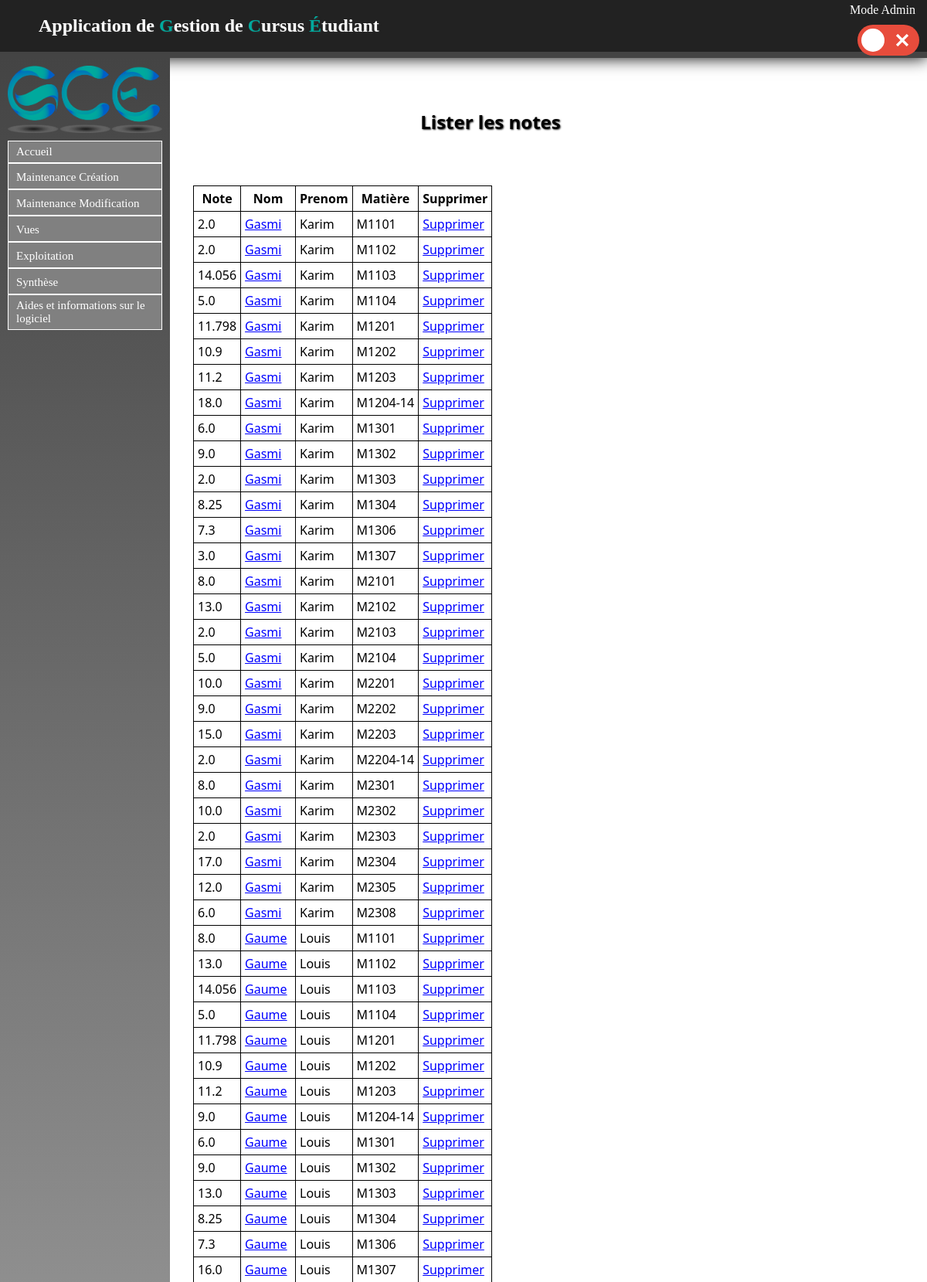
Page /Note/listernotes (upper part) on the committed database.
### Note/models.py (models this page shows, shortened)
class Note(models.Model):
	valeur = models.FloatField()
	etudiant = models.ForeignKey(Etu, null=False)
	instance_semestre = models.ForeignKey(InstanceSemestre, null=False)
	matiere = models.ForeignKey(Matiere, null=False)

### Etudiant/models.py (models this page shows, shortened)
class Etu(models.Model):
	nom = models.CharField(max_length=30, null=False)
	prenom = models.CharField(max_length=30, null=False)
	apogee = models.IntegerField(null=True)
	date_naissance = models.CharField(max_length=100,null=True)
	sexe = models.CharField(max_length=1, null=True)
	adresse = models.CharField(max_length=100, null=True)
	ine = models.CharField(max_length=100, null=True)
	adresse_parents = models.CharField(max_length=100, null=True)
	tel = models.IntegerField(null=True)
	tel_par = models.IntegerField(null=True)
	lieu_naissance = models.CharField(max_length=100, null=True)
	nationalite = models.CharField(max_length=100, null=True)
	situation_familiale = models.CharField(max_length=100, null=True)
	situation_militaire = models.CharField(max_length=100, null=True)
	cate_socio_pro_chef_famille = models.CharField(max_length=100, null=True)
	cate_socio_pro_autre_parent = models.CharField(max_length=100, null=True)
	aide_financiere = models.CharField(max_length=100, null=True)
	bourse = models.CharField(max_length=100, null=True)

### Matiere/models.py (models this page shows, shortened)
class Matiere(models.Model):
	intitule = models.CharField(max_length=30,null=False)
	code_ppn = models.CharField(max_length=30,null=False)
	code_apogee = models.CharField(max_length=30,null=False)
	coefficient = models.FloatField(default=1.0)
	ue = models.ForeignKey('UE.ue', null=True)

### Note/views.py (the view)
def listernotes(request):
	notes = Note.objects.all().order_by('etudiant__nom')
	return render(request, 'contenu_html/listernotes.html',{'notes': notes})

### Note/templates/contenu_html/listernotes.html (shortened to what this page needs)
{% extends "templates/base.html" %}
{% block content %}
<h1>Lister les notes</h1>
{% if not notes %}
	<p>Il faut importer les notes avant de pouvoir les faire afficher</p>
{% else %}
	<table style="border:1px solid black; border-collapse : collapse;">
	<tr>
		<th style="border:1px solid black;">Note</th>
		<th style="border:1px solid black;">Nom</th>
		<th style="border:1px solid black;">Prenom</th>
		<th style="border:1px solid black;">Matière</th>
		<th style="border:1px solid black;">Supprimer</th>
	</tr>
{% endif %}
{% for note in notes %}
	<tr>
		<td style="border:1px solid black;">{{ note.valeur }}</td>
		<td style="border:1px solid black;"><a href="/Etudiant/listeretu/{{ note.etudiant_id }}">{{ note.etudiant.nom }}</a></td>
		<td style="border:1px solid black;">{{ note.etudiant.prenom }}</td>
		<td style="border:1px solid black;">{{ note.matiere.intitule }}</td>
		<td style="border:1px solid black;"><a href="supprnote/{{ note.etudiant.id }}">Supprimer</a></td>
	</tr>
{% endfor %}
</table>
{% endblock %}

### static/css/stylesheet.css (style rules this page uses)
a { color:#222222; text-decoration: none; }
table a { color: blue; text-decoration: underline; }
html,body { height: 100%; }
body { font-family: "Segoe UI", Verdana, serif; font-size:12pt; margin:0; padding:0; }
h1 { text-shadow:1px 1px 2px #333333; text-align: left; color:white; margin-left: 50px; font-size: 1.5em; display: inline-block; }
table { border:1px solid black; border-collapse : collapse; }
#main h1 { color: black; }
table { margin: 50px 50px 50px 50px; }
td, th { padding: 5px; border:1px solid black; }

### rows in the picture
Note: valeur "2.0", etudiant.nom "Gasmi", etudiant.prenom "Karim", matiere.intitule "M1101"
Note: valeur "2.0", etudiant.nom "Gasmi", etudiant.prenom "Karim", matiere.intitule "M1102"
Note: valeur "14.056", etudiant.nom "Gasmi", etudiant.prenom "Karim", matiere.intitule "M1103"
Note: valeur "5.0", etudiant.nom "Gasmi", etudiant.prenom "Karim", matiere.intitule "M1104"
Note: valeur "11.798", etudiant.nom "Gasmi", etudiant.prenom "Karim", matiere.intitule "M1201"
Note: valeur "10.9", etudiant.nom "Gasmi", etudiant.prenom "Karim", matiere.intitule "M1202"
Note: valeur "11.2", etudiant.nom "Gasmi", etudiant.prenom "Karim", matiere.intitule "M1203"
Note: valeur "18.0", etudiant.nom "Gasmi", etudiant.prenom "Karim", matiere.intitule "M1204-14"
Note: valeur "6.0", etudiant.nom "Gasmi", etudiant.prenom "Karim", matiere.intitule "M1301"
Note: valeur "9.0", etudiant.nom "Gasmi", etudiant.prenom "Karim", matiere.intitule "M1302"
Note: valeur "2.0", etudiant.nom "Gasmi", etudiant.prenom "Karim", matiere.intitule "M1303"
Note: valeur "8.25", etudiant.nom "Gasmi", etudiant.prenom "Karim", matiere.intitule "M1304"
Note: valeur "7.3", etudiant.nom "Gasmi", etudiant.prenom "Karim", matiere.intitule "M1306"
Note: valeur "3.0", etudiant.nom "Gasmi", etudiant.prenom "Karim", matiere.intitule "M1307"
Note: valeur "8.0", etudiant.nom "Gasmi", etudiant.prenom "Karim", matiere.intitule "M2101"
Note: valeur "13.0", etudiant.nom "Gasmi", etudiant.prenom "Karim", matiere.intitule "M2102"
Note: valeur "2.0", etudiant.nom "Gasmi", etudiant.prenom "Karim", matiere.intitule "M2103"
Note: valeur "5.0", etudiant.nom "Gasmi", etudiant.prenom "Karim", matiere.intitule "M2104"
Note: valeur "10.0", etudiant.nom "Gasmi", etudiant.prenom "Karim", matiere.intitule "M2201"
Note: valeur "9.0", etudiant.nom "Gasmi", etudiant.prenom "Karim", matiere.intitule "M2202"
Note: valeur "15.0", etudiant.nom "Gasmi", etudiant.prenom "Karim", matiere.intitule "M2203"
Note: valeur "2.0", etudiant.nom "Gasmi", etudiant.prenom "Karim", matiere.intitule "M2204-14"
Note: valeur "8.0", etudiant.nom "Gasmi", etudiant.prenom "Karim", matiere.intitule "M2301"
Note: valeur "10.0", etudiant.nom "Gasmi", etudiant.prenom "Karim", matiere.intitule "M2302"
Note: valeur "2.0", etudiant.nom "Gasmi", etudiant.prenom "Karim", matiere.intitule "M2303"
Note: valeur "17.0", etudiant.nom "Gasmi", etudiant.prenom "Karim", matiere.intitule "M2304"
Note: valeur "12.0", etudiant.nom "Gasmi", etudiant.prenom "Karim", matiere.intitule "M2305"
Note: valeur "6.0", etudiant.nom "Gasmi", etudiant.prenom "Karim", matiere.intitule "M2308"
Note: valeur "8.0", etudiant.nom "Gaume", etudiant.prenom "Louis", matiere.intitule "M1101"
Note: valeur "13.0", etudiant.nom "Gaume", etudiant.prenom "Louis", matiere.intitule "M1102"
Note: valeur "14.056", etudiant.nom "Gaume", etudiant.prenom "Louis", matiere.intitule "M1103"
Note: valeur "5.0", etudiant.nom "Gaume", etudiant.prenom "Louis", matiere.intitule "M1104"
Note: valeur "11.798", etudiant.nom "Gaume", etudiant.prenom "Louis", matiere.intitule "M1201"
Note: valeur "10.9", etudiant.nom "Gaume", etudiant.prenom "Louis", matiere.intitule "M1202"
Note: valeur "11.2", etudiant.nom "Gaume", etudiant.prenom "Louis", matiere.intitule "M1203"
Note: valeur "9.0", etudiant.nom "Gaume", etudiant.prenom "Louis", matiere.intitule "M1204-14"
Note: valeur "6.0", etudiant.nom "Gaume", etudiant.prenom "Louis", matiere.intitule "M1301"
Note: valeur "9.0", etudiant.nom "Gaume", etudiant.prenom "Louis", matiere.intitule "M1302"
Note: valeur "13.0", etudiant.nom "Gaume", etudiant.prenom "Louis", matiere.intitule "M1303"
Note: valeur "8.25", etudiant.nom "Gaume", etudiant.prenom "Louis", matiere.intitule "M1304"
Note: valeur "7.3", etudiant.nom "Gaume", etudiant.prenom "Louis", matiere.intitule "M1306"
Note: valeur "16.0", etudiant.nom "Gaume", etudiant.prenom "Louis", matiere.intitule "M1307"
